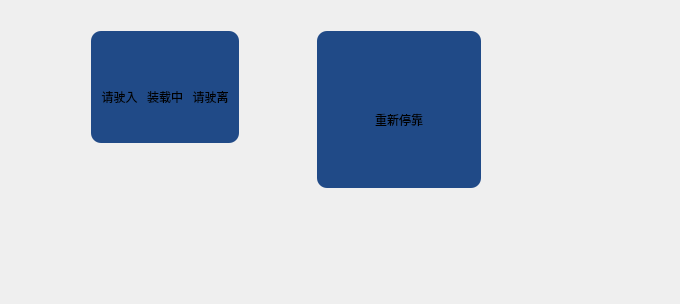
<?xml version="1.0" encoding="UTF-8"?>
<ui version="4.0">
 <class>LoadInstructionWgt</class>
 <widget class="QWidget" name="LoadInstructionWgt">
  <property name="geometry">
   <rect>
    <x>0</x>
    <y>0</y>
    <width>680</width>
    <height>304</height>
   </rect>
  </property>
  <property name="windowTitle">
   <string>Form</string>
  </property>
  <widget class="TGFrame" name="Title" native="true">
   <property name="geometry">
    <rect>
     <x>10</x>
     <y>10</y>
     <width>641</width>
     <height>271</height>
    </rect>
   </property>
   <widget class="QFrame" name="frame_drive">
    <property name="geometry">
     <rect>
      <x>81</x>
      <y>21</y>
      <width>148</width>
      <height>112</height>
     </rect>
    </property>
    <property name="styleSheet">
     <string notr="true">QFrame#frame_drive
{
background-color: rgb(32, 74, 135);
border-radius:10px;
}</string>
    </property>
    <property name="frameShape">
     <enum>QFrame::StyledPanel</enum>
    </property>
    <property name="frameShadow">
     <enum>QFrame::Raised</enum>
    </property>
    <layout class="QGridLayout" name="gridLayout_2">
     <item row="0" column="0">
      <layout class="QVBoxLayout" name="verticalLayout_5">
       <item>
        <spacer name="verticalSpacer">
         <property name="orientation">
          <enum>Qt::Vertical</enum>
         </property>
         <property name="sizeHint" stdset="0">
          <size>
           <width>20</width>
           <height>17</height>
          </size>
         </property>
        </spacer>
       </item>
       <item>
        <layout class="QHBoxLayout" name="horizontalLayout_2">
         <item>
          <layout class="QVBoxLayout" name="verticalLayout">
           <item>
            <widget class="QLabel" name="label_drive_in">
             <property name="minimumSize">
              <size>
               <width>0</width>
               <height>0</height>
              </size>
             </property>
             <property name="sizeIncrement">
              <size>
               <width>60</width>
               <height>0</height>
              </size>
             </property>
             <property name="styleSheet">
              <string notr="true"/>
             </property>
             <property name="text">
              <string/>
             </property>
             <property name="alignment">
              <set>Qt::AlignCenter</set>
             </property>
            </widget>
           </item>
           <item>
            <widget class="QLabel" name="label">
             <property name="text">
              <string>请驶入</string>
             </property>
             <property name="alignment">
              <set>Qt::AlignCenter</set>
             </property>
            </widget>
           </item>
          </layout>
         </item>
         <item>
          <layout class="QVBoxLayout" name="verticalLayout_2">
           <item>
            <widget class="QLabel" name="label_loading">
             <property name="minimumSize">
              <size>
               <width>0</width>
               <height>0</height>
              </size>
             </property>
             <property name="styleSheet">
              <string notr="true"/>
             </property>
             <property name="text">
              <string/>
             </property>
             <property name="alignment">
              <set>Qt::AlignCenter</set>
             </property>
            </widget>
           </item>
           <item>
            <widget class="QLabel" name="label_2">
             <property name="text">
              <string>装载中</string>
             </property>
             <property name="alignment">
              <set>Qt::AlignCenter</set>
             </property>
            </widget>
           </item>
          </layout>
         </item>
         <item>
          <layout class="QVBoxLayout" name="verticalLayout_3">
           <item>
            <widget class="QLabel" name="label_drive_away">
             <property name="minimumSize">
              <size>
               <width>0</width>
               <height>0</height>
              </size>
             </property>
             <property name="styleSheet">
              <string notr="true"/>
             </property>
             <property name="text">
              <string/>
             </property>
             <property name="alignment">
              <set>Qt::AlignCenter</set>
             </property>
            </widget>
           </item>
           <item>
            <widget class="QLabel" name="label_3">
             <property name="text">
              <string>请驶离</string>
             </property>
             <property name="alignment">
              <set>Qt::AlignCenter</set>
             </property>
            </widget>
           </item>
          </layout>
         </item>
        </layout>
       </item>
       <item>
        <spacer name="verticalSpacer_2">
         <property name="orientation">
          <enum>Qt::Vertical</enum>
         </property>
         <property name="sizeHint" stdset="0">
          <size>
           <width>20</width>
           <height>18</height>
          </size>
         </property>
        </spacer>
       </item>
      </layout>
     </item>
    </layout>
   </widget>
   <widget class="QFrame" name="frame_re_dock">
    <property name="geometry">
     <rect>
      <x>307</x>
      <y>21</y>
      <width>164</width>
      <height>157</height>
     </rect>
    </property>
    <property name="maximumSize">
     <size>
      <width>200</width>
      <height>16777215</height>
     </size>
    </property>
    <property name="styleSheet">
     <string notr="true">QFrame#frame_re_dock
{
background-color: rgb(32, 74, 135);
border-radius:10px;
}</string>
    </property>
    <property name="frameShape">
     <enum>QFrame::StyledPanel</enum>
    </property>
    <property name="frameShadow">
     <enum>QFrame::Raised</enum>
    </property>
    <layout class="QGridLayout" name="gridLayout_3">
     <item row="0" column="0">
      <layout class="QVBoxLayout" name="verticalLayout_6">
       <item>
        <spacer name="verticalSpacer_3">
         <property name="orientation">
          <enum>Qt::Vertical</enum>
         </property>
         <property name="sizeHint" stdset="0">
          <size>
           <width>20</width>
           <height>40</height>
          </size>
         </property>
        </spacer>
       </item>
       <item>
        <layout class="QHBoxLayout" name="horizontalLayout_3">
         <item>
          <spacer name="horizontalSpacer">
           <property name="orientation">
            <enum>Qt::Horizontal</enum>
           </property>
           <property name="sizeHint" stdset="0">
            <size>
             <width>40</width>
             <height>20</height>
            </size>
           </property>
          </spacer>
         </item>
         <item>
          <layout class="QVBoxLayout" name="verticalLayout_4">
           <item>
            <widget class="QLabel" name="label_re_dock">
             <property name="minimumSize">
              <size>
               <width>0</width>
               <height>0</height>
              </size>
             </property>
             <property name="styleSheet">
              <string notr="true"/>
             </property>
             <property name="text">
              <string/>
             </property>
             <property name="alignment">
              <set>Qt::AlignCenter</set>
             </property>
            </widget>
           </item>
           <item>
            <widget class="QLabel" name="label_4">
             <property name="text">
              <string>重新停靠</string>
             </property>
             <property name="alignment">
              <set>Qt::AlignCenter</set>
             </property>
            </widget>
           </item>
          </layout>
         </item>
         <item>
          <spacer name="horizontalSpacer_2">
           <property name="orientation">
            <enum>Qt::Horizontal</enum>
           </property>
           <property name="sizeHint" stdset="0">
            <size>
             <width>40</width>
             <height>20</height>
            </size>
           </property>
          </spacer>
         </item>
        </layout>
       </item>
       <item>
        <spacer name="verticalSpacer_4">
         <property name="orientation">
          <enum>Qt::Vertical</enum>
         </property>
         <property name="sizeHint" stdset="0">
          <size>
           <width>20</width>
           <height>40</height>
          </size>
         </property>
        </spacer>
       </item>
      </layout>
     </item>
    </layout>
   </widget>
  </widget>
 </widget>
 <customwidgets>
  <customwidget>
   <class>TGFrame</class>
   <extends>QWidget</extends>
   <header>Component/TGFrame.h</header>
   <container>1</container>
  </customwidget>
 </customwidgets>
 <resources/>
 <connections/>
</ui>
